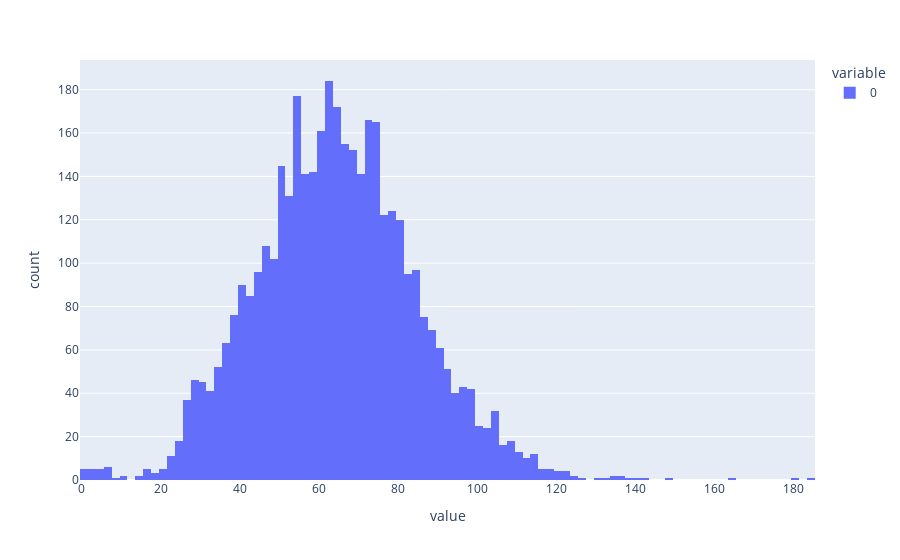

The cell this chart's notebook holds for it:
### Markdown cell above
### L0 Test and Reconstruction Test

### Code cell
sparse_autoencoder.eval() # prevents error if we're expecting a dead neuron mask for who grads
with torch.no_grad():
    batch_tokens = activation_store.get_batch_tokens()
    _, cache = model.run_with_cache(batch_tokens, prepend_bos=True)
    sae_out, feature_acts, loss, mse_loss, l1_loss, _ = sparse_autoencoder(
        cache[sparse_autoencoder.cfg.hook_point]
    )
    del cache
    
    # ignore the bos token, get the number of features that activated in each token, averaged accross batch and position
    l0 = (feature_acts[:,1:] > 0).float().sum(-1).detach()
    print("average l0", l0.mean().item())
    px.histogram(l0.flatten().cpu().numpy()).show()

### Figure 1 — Plotly figure (JSON) as saved in the notebook; plotly's stock layout.template omitted (floating-point values rounded to 4 significant figures; data arrays with more than 128 entries replaced by an {"elided": "..."} marker saying what was removed)
{"data": [{"alignmentgroup": "True", "bingroup": "x", "hovertemplate": "variable=0<br>value=%{x}<br>count=%{y}<extra></extra>", "legendgroup": "0", "marker": {"color": "#636efa", "pattern": {"shape": ""}}, "name": "0", "offsetgroup": "0", "orientation": "v", "showlegend": true, "type": "histogram", "x": {"elided": "4064 int values"}, "xaxis": "x", "yaxis": "y"}], "layout": {"barmode": "relative", "legend": {"title": {"text": "variable"}, "tracegroupgap": 0}, "margin": {"t": 60}, "xaxis": {"anchor": "y", "domain": [0, 1], "title": {"text": "value"}}, "yaxis": {"anchor": "x", "domain": [0, 1], "title": {"text": "count"}}}}
